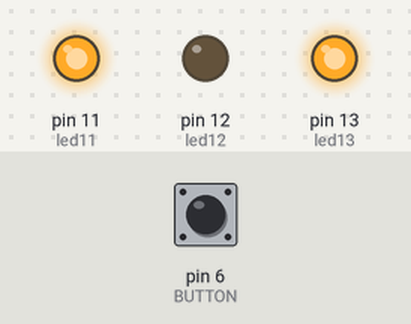
This sketch was run on a simulated Arduino Uno, built with avr-gcc and run on an emulated ATmega328P. Parts: output pins drawn as LEDs (lit = HIGH). The test bench sets the inputs (shaded band); at power-on: pin 6 (BUTTON) LOW. What the sketch prints to the serial monitor is not drawn.

Above: at 1.2 s.
1.3 s: pin 6 (BUTTON) pulled HIGH for 0.15 s
At 2.6 s:
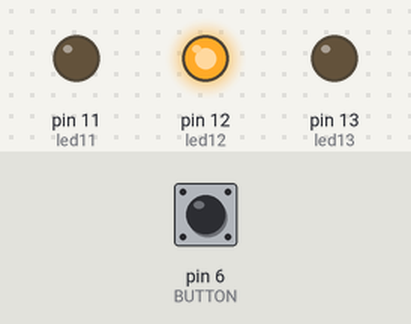
2.9 s: pin 6 (BUTTON) pulled HIGH for 1 s
At 5.1 s:
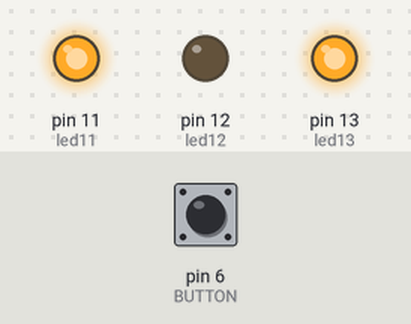
5.4 s: pin 6 (BUTTON) pulled HIGH for 3.2 s
At 9.9 s:
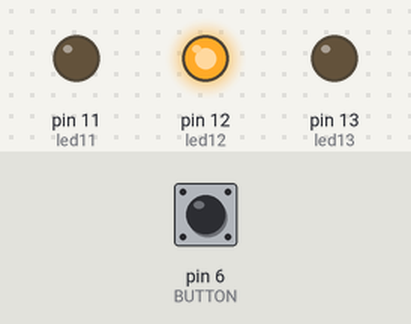
Timing chart, 0 to 11.4 s (numbered marks = the images above; inputs shaded):
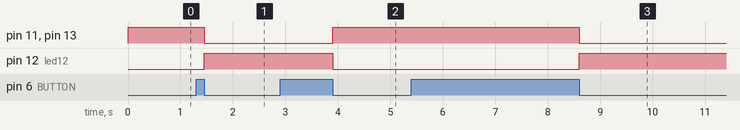

The sketch:

LED.ino
```cpp
// the setup function runs once when you press reset or power the board
int led13 = 13;
int led12 = 12;
int led11 = 11;
#define BUTTON 6
int flag = 0;

void setup() {
  // initialize digital pin LED_BUILTIN as an output.
  Serial.begin(9600);            // 시리얼 모니터 serial 콘솔창을 이용하겠다.
  pinMode(led13, OUTPUT);
  pinMode(led12, OUTPUT);
  pinMode(led11, OUTPUT);
  pinMode(BUTTON, INPUT);
}                                    // pinMode(신호 내보낼 번호, OUTPUT)

// the loop function runs over and over again forever
void loop() {
  //Serial.println("led 13번 출력");
  //led_function(led13);
  //Serial.println("led 12번 출력");
  //led_function(led12);
  //Serial.println("led 11번 출력");
  //led_function(led11);
  Serial.println("버튼");
  Button_Fuction(BUTTON, led13, led12, led11);

}

void led_function(int pin_num)
{
  digitalWrite(pin_num, HIGH);   // turn the LED on (HIGH is the voltage level)
  delay(500);                       // wait for a second
  digitalWrite(pin_num, LOW);    // turn the LED off by making the voltage LOW
  delay(500);               // wait for a second
}

void Button_Fuction(int BUTTON_NUM, int pin_num, int pin_num2, int pin_num3)
{
    if(digitalRead(BUTTON_NUM) == LOW){
    if(flag==0){
      digitalWrite(pin_num, HIGH);
      flag = 1;
    }
    else
    {
      digitalWrite(pin_num, LOW);
      flag =0;
    }
    }
    // pin 12
    if(digitalRead(BUTTON_NUM) == LOW){
    if(flag==0){
      digitalWrite(pin_num2, HIGH);
      flag = 1;
    }
    else
    {
      digitalWrite(pin_num2, LOW);
      flag =0;
    }
    }
    // pin 11
    if(digitalRead(BUTTON_NUM) == LOW){
    if(flag==0){
      digitalWrite(pin_num3, HIGH);
      flag = 1;
    }
    else
    {
      digitalWrite(pin_num3, LOW);
      flag =0;
    }
    while(digitalRead(BUTTON_NUM) == LOW);
 }
}
```

Measured:
- after the input at 1.3 s, pin 11 (led11), pin 13 (led13): HIGH → LOW after 0.16 s; pin 12 (led12): LOW → HIGH after 0.16 s
- after the input at 2.9 s, pin 11 (led11), pin 13 (led13): LOW → HIGH after 1.0 s; pin 12 (led12): HIGH → LOW after 1.0 s
- after the input at 5.4 s, pin 11 (led11), pin 13 (led13): HIGH → LOW after 3.2 s; pin 12 (led12): LOW → HIGH after 3.2 s
